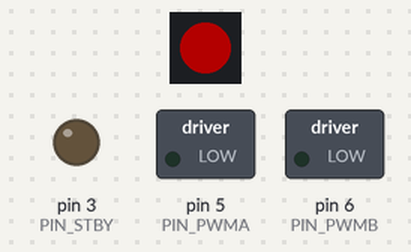
This sketch was run on a simulated Arduino Uno, built with avr-gcc and run on an emulated ATmega328P. On the bench: 1 RGB LEDs in strip order, left to right, switched loads named in the sketch (green lamp = pin HIGH), output pins drawn as LEDs (lit = HIGH). Dim RGB values are drawn brighter than linear.

Above: at 0.2 s.
At 1.2 s:
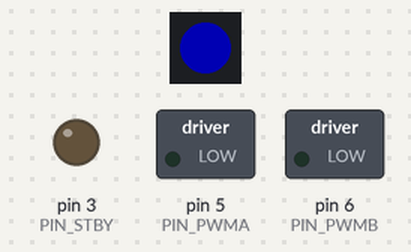
At 4.2 s:
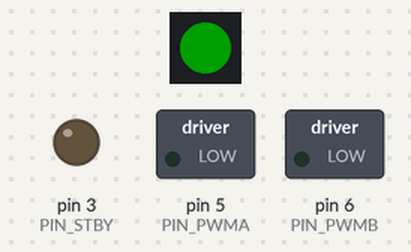
At 6.2 s:
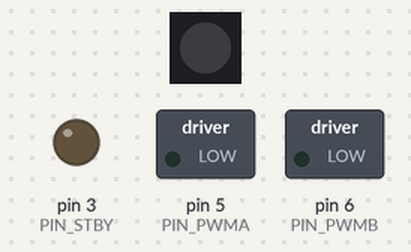
Timing chart, 0 to 8.1 s (numbered marks = the images above):
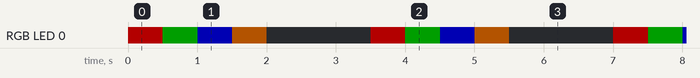

Measured:
- by itself, RGB LED 0: repeats every 3.5 s: RGB(0, 30, 0) 0.50 s, RGB(0, 0, 60) 0.50 s, RGB(60, 28, 0) 0.50 s, off 1.5 s, RGB(60, 0, 0) 0.50 s
- by itself, everything shown: repeats every 3.5 s, in 5 steps

The sketch:

081_led_colors_exercise.ino
```cpp
// Beispiel 081 - Vier Farben und einmal aus
// Eine RGB-LED an D4: Rot, Gruen, Blau, Orange, Aus.
#include <FastLED.h>
const uint8_t PIN_PWMA = 5;  // rechter Motor: Geschwindigkeit
const uint8_t PIN_PWMB = 6;  // linker Motor: Geschwindigkeit
const uint8_t PIN_STBY = 3;  // Motortreiber ein/aus
const uint8_t PIN_LED = 4;  // WS2812-LED
CRGB leds[1];
CRGB colors[] = {CRGB::Red, CRGB::Green, CRGB::Blue,
                 CRGB(255, 120, 0), CRGB::Black};
void stopMotors() {
  analogWrite(PIN_PWMA, 0);
  analogWrite(PIN_PWMB, 0);
  digitalWrite(PIN_STBY, LOW);
}
void setup() {
  pinMode(PIN_STBY, OUTPUT);
  pinMode(PIN_PWMA, OUTPUT);
  pinMode(PIN_PWMB, OUTPUT);
  stopMotors();
  FastLED.addLeds<WS2812, PIN_LED, GRB>(leds, 1);
  FastLED.setBrightness(60);
}
void loop() {
  for (uint8_t i = 0; i < 5; i++) {
    leds[0] = colors[i];
    FastLED.show();
    delay(500);
  }
  delay(1000);
}
```
